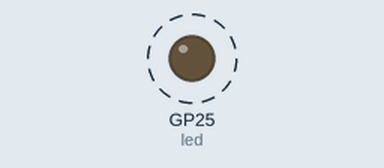
Recording of a program running on a simulated Raspberry Pi Pico running MicroPython. Shown: output pins drawn as LEDs (lit = HIGH). Dashed ring = blinking. What the program prints to the serial console is not drawn. At 10.0 s the program stops and its outputs stay as they are.

Above: at 0.2 s.
Timing chart, 0 to 3.0 s (numbered marks = the images above):
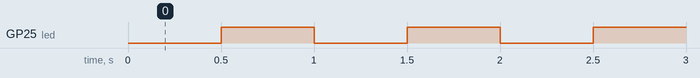

The program:

s10_timer_blink.py
```python
# A timer blinks the LED while the main program counts
from machine import Pin, Timer
import time

led = Pin("LED", Pin.OUT)


def blink(t):               # the callback; t is the timer
    led.toggle()


timer = Timer(period=500, mode=Timer.PERIODIC, callback=blink)

try:
    for i in range(10):
        print("The main program counts:", i)
        time.sleep(1)
finally:
    timer.deinit()          # always stop the timer
    led.off()
```

Measured:
- by itself, GP25 (led): alternates HIGH for 0.50 s and LOW for 0.50 s, 20 changes in all, then stays LOW
